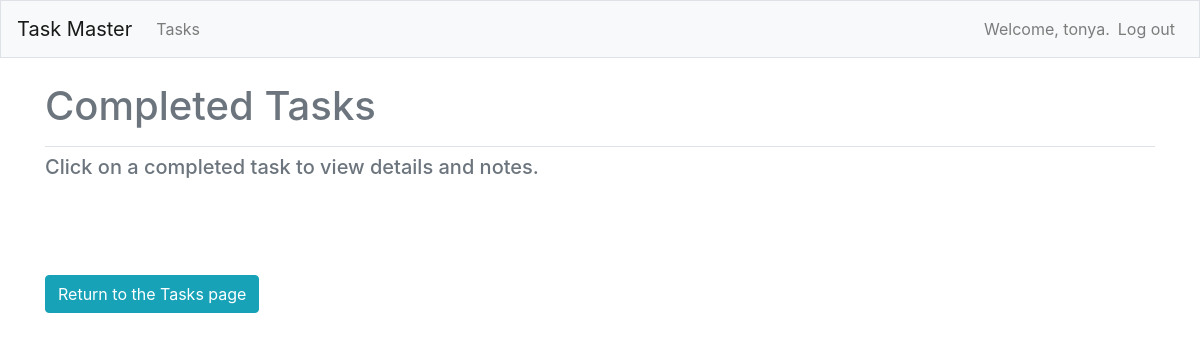
/completed_tasks/ (signed in), run on an earlier commit of the app's database.
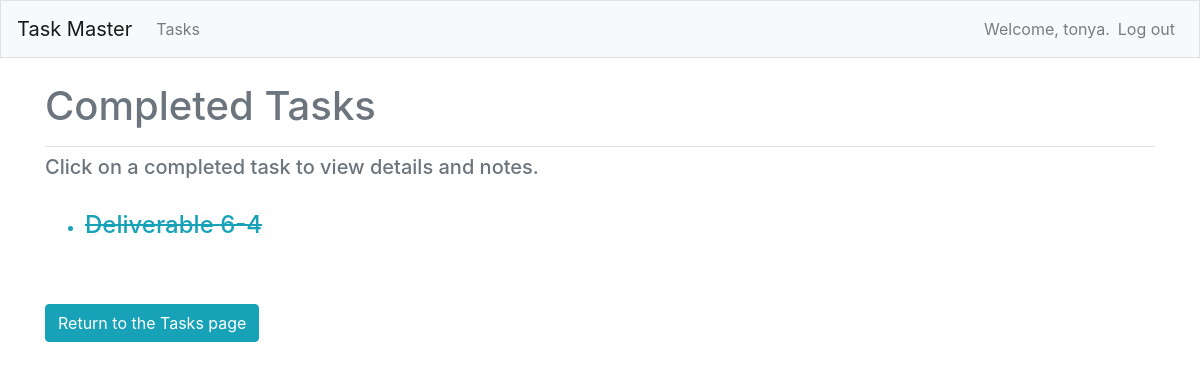
And on a later commit of the database.
### task_masters/models.py (models this page shows)
class Task(models.Model):
    name = models.CharField(max_length=300)
    priority = models.CharField(max_length=1)
    due_date = models.DateField(null=True)
    completed = models.BooleanField(default=False)
    date_completed = models.DateField(null=True)
    owner = models.ForeignKey(User, on_delete=models.CASCADE)
    def __str__(self):
        return self.name

### task_masters/views.py (the view)
# urls.py: path('completed_tasks/', views.completed_tasks, name='completed_tasks')
@login_required
def completed_tasks(request):
    tasks = Task.objects.filter(owner=request.user).order_by('due_date')
    context = {'tasks': tasks}
    return render(request, 'task_masters/completed_tasks.html', context)

### task_masters/templates/task_masters/completed_tasks.html (shortened to what this page needs)
{% extends "task_masters/base.html" %}
{% block page_header %}
    <h1 class="text-muted">Completed Tasks</h1>
{% endblock page_header %}
{% block content %}
    <h5 class="text-secondary">Click on a completed task to view details and notes.</h5>
    <br>
    <ul class="text-info">
        {% for task in tasks %}
            {% if task.completed == True %}
                <li><h4>
                    <a href="{% url 'task_masters:task' task.id %}" class="text-info"><s>{{ task }}</s></a>
                </h4></li>
            {% endif %}
        {% empty %}
        <li><h4>No tasks have been completed yet.</h4>
        </li>
        {% endfor %}
    </ul>
    <br><br>
    <a href="{% url 'task_masters:tasks' %}" class="btn btn-info">Return to the Tasks page</a>
{% endblock content %}

What changed in the data, as far as the page shows it:
now on this page (row edited): Task: name "Deliverable 6-4"
